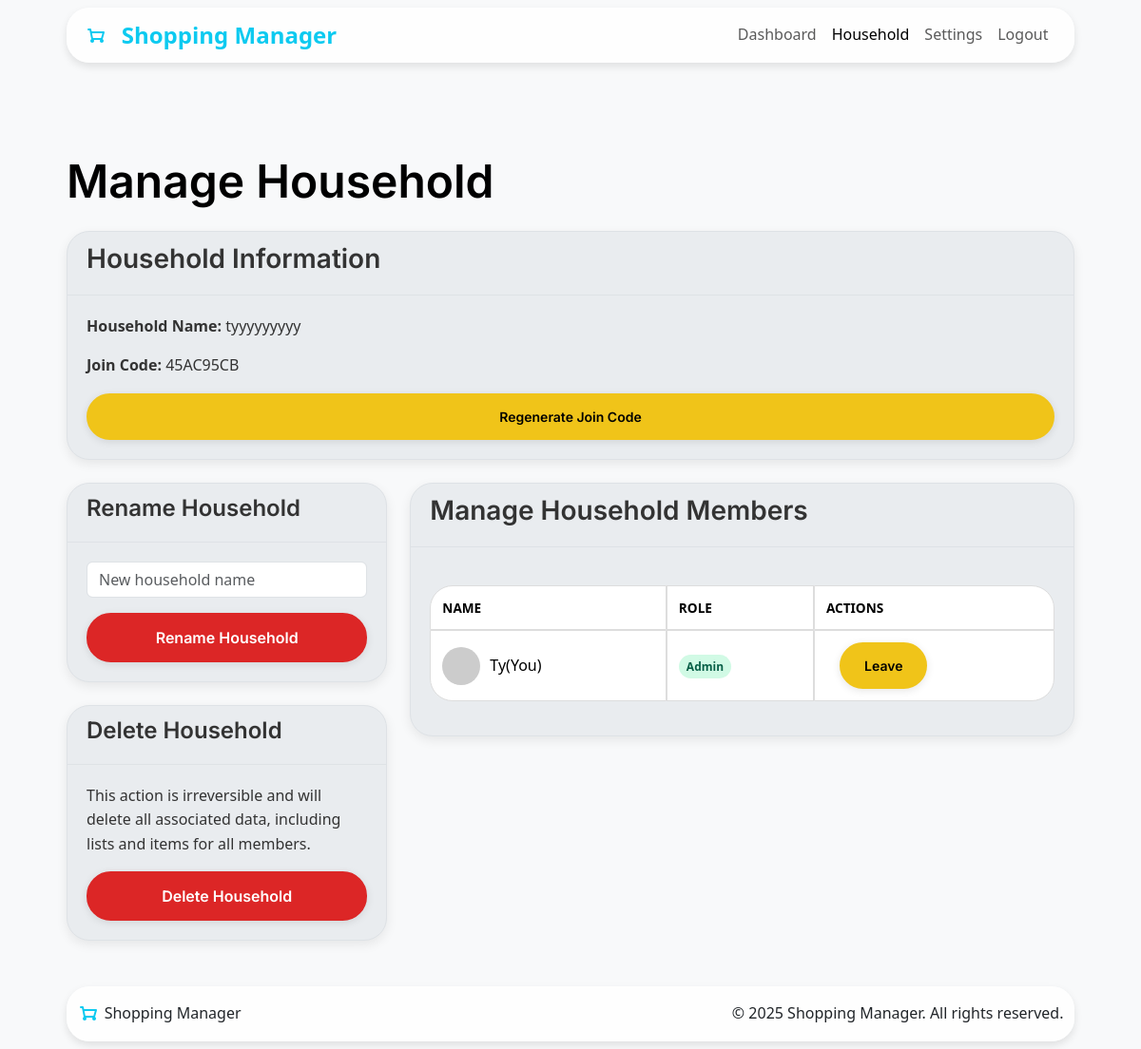
The page /household/view/1 (signed in) on the database its author committed.
### app/models.py (models this page shows, shortened)
class Household(db.Model):
    __tablename__ = 'households'
    id = db.Column(db.Integer, primary_key=True)
    join_code = db.Column(db.String(36), unique=True, nullable=False, default=lambda: secrets.token_hex(4).upper())
    name = db.Column(db.String(100), nullable=False)
    created_at = db.Column(
    db.DateTime(timezone=True),
    default=lambda: datetime.now(tz)
    )
    admin_id = db.Column(db.Integer, db.ForeignKey('users.id'), nullable=False)
    admin = db.relationship('User', back_populates='administered_household', foreign_keys=[admin_id])
    members = db.relationship('User', back_populates='household', lazy=True, foreign_keys='User.household_id')
    shopping_lists = db.relationship('ShoppingList', backref='household', lazy=True, cascade="all, delete-orphan")

class User(db.Model, UserMixin):
    __tablename__ = 'users'
    id = db.Column(db.Integer, primary_key=True)
    username = db.Column(db.String(80), unique=True, nullable=False)
    name = db.Column(db.String(80), nullable=False)
    password = db.Column(db.String(128), nullable=False)
    role = db.Column(db.String(20), default='member')  # member or admin
    avatar_url = db.Column(db.String(256), nullable=True)  # DiceBear URL or uploaded file path
    household_id = db.Column(db.Integer, db.ForeignKey('households.id'))
    household = db.relationship('Household', back_populates='members', foreign_keys=[household_id])
    administered_household = db.relationship('Household', back_populates='admin',
                                             foreign_keys='Household.admin_id', uselist=False)
    created_lists = db.relationship('ShoppingList', backref='creator', lazy=True)
    added_items = db.relationship('ListItem', backref='added_by', lazy=True)
    activities = db.relationship('ActivityLog', backref='user', lazy=True)

### app/household/routes.py (the view)
@household_bp.route('/view/<int:household_id>', methods=["GET"])
@login_required
def view(household_id):
    if not current_user.household_id:
        flash('You must be in a household.')
        return redirect(url_for('household_bp.setup'))
    household =HouseholdModel.query.get_or_404(household_id)
    if not current_user.household_id == household_id:
        flash('Access Denied')
        return jsonify({"success": False, "message": "You do not belong to this household."}), 403
    members = household.members
    if current_user.id == household.admin_id:
        return render_template('household/manage.html', members=members, household=household)
    else:
        return render_template('household/view.html', members=members, household=household)

### templates/household/manage.html (shortened to what this page needs)
{% extends "base.html" %}
{% block content %}
<div class="container mt-2">
    <div class="row">
        <div class="col-md-12">
            <h1 class="mb-4">Manage Household</h1>
            <div class="card sm-card">
                <div class="card-header">
                    <h3>Household Information</h3>
                </div>
                <div class="card-body">
                    <p><strong>Household Name:</strong> <span class="household-name">{{ household.name }}</span></p>
                    <p><strong>Join Code:</strong> <span id="householdJoinCode">{{ household.join_code }}</span></p>
                    <button id="regenerateJoinCodeBtn" class="btn btn-sm w-100 btn-warning" data-url="{{ url_for('household_bp.regenerate_code')}}">Regenerate Join Code</button>
                </div>
            </div>
        </div>
    </div>
    <div class="row">
        <div class="col-md-4">
            <div class="card sm-card">
                <div class="card-header">
                    <h4>Rename Household</h4>
                </div>
                <div class="card-body">
                    <form method="POST" action="{{ url_for('household_bp.rename', household_id=current_user.household_id) }}" class="mb-8" id="renameHouseholdForm" onsubmit="event.preventDefault(); renameHousehold();">
                        <input type="text"
                                name="household_name"
                                id="newHouseholdName"
                                class="form-input mb-3 form-control"
                                placeholder="New household name"
                                required>
                        <button type="submit"
                                id="newHouseholdNameBtn"
                                class="btn btn-danger w-100">
                                Rename Household
                        </button>
                    </form>
                </div>
            </div>
            <div class="card sm-card">
                <div class="card-header">
                    <h4 class="mb-2">Delete Household</h4>
                </div>
                <div class="card-body">
                    <p class="text-sm text-gray-600 mb-3">This action is irreversible and will delete all associated data, including lists and items for all members.</p>
                    <form method="POST" action="{{ url_for('household_bp.delete', household_id=current_user.household_id) }}">
                        <button type="button"
                                class="btn btn-danger w-100"
                                id="DeleteHouseholdBtn"
                                data-bs-toggle="modal"
                                data-bs-target="#confirmModal"
                                data-modal-title="Delete Household ?"
                                data-modal-body="Are you absolutely sure you want to delete this household? This will remove all members and all associated data. This action cannot be undone."
                                data-modal-confirm-text="Yes, Delete Permanently"
                                data-action-url="{{ url_for('household_bp.delete', household_id=current_user.household_id) }}"
                                data-redirect-url="{{ url_for('household_bp.setup') }}">
                                Delete Household
                        </button>
                    </form>
                </div>
            </div>
        </div>
        <div class="col-md-8">
            <div class="card sm-card">
                <div class="card-header">
                    <h3>Manage Household Members</h3>
                </div>
                <div class="card-body">
                    <div class="table-container">
                        <table class="table align-middle rounded-table" id="adminMembersTable">
                            <thead>
                                <tr>
                                    <th>Name</th>
                                    <th>Role</th>
                                    <th>Actions</th>
                                </tr>
                            </thead>
                            <tbody>
                                {% if members %}
                                {% for member in members %}
                                <tr>
                                    <td>
                                        <div class="user-details-in-table">
                                           <img src="{{ member.avatar_url }}"
                                                alt="{{ member.name }}'s avatar"
                                                class="avatar-in-table"
                                                onerror="this.onerror=null; this.src='https://api.dicebear.com/7.x/initials/svg?seed={{ member.name }}'">
                                            <span>{{ member.name or 'User Name' }}</span>
                                            {% if member.id == current_user.id%}
                                            <span class="text-xs text-gray-500">(You)</span>
                                            {% endif %}
                                        </div>
                                    </td>
                                    <td>
                                        <span class="role-badge {{ 'role-admin' if member.role == 'admin' else 'role-member' }}">
                                            {{ member.role | capitalize or 'Member' }}
                                        </span>
                                    </td>
                                    <td>
                                        {% if member.id == current_user.id%}
                                        <button type="button" class="btn btn-warning btn-sm text-center"
                                            data-bs-toggle="modal"
                                            data-bs-target="#confirmModal"
                                            data-modal-title="Leave Household ?"
                                            data-modal-body="Are you sure you want to leave this household? If you are the admin and other members exist, admin rights will be transferred."
                                            data-modal-confirm-text="Yes, Leave"
                                            data-action-url="{{ url_for('household_bp.leave') }}"
                                            data-redirect-url="{{ url_for('household_bp.setup') }}">
                                            Leave
                                        </button>
                                        {% endif %}
                                    </td>
                                </tr>
                                {% endfor %}
                                {% else %}
                                <tr>
                                    <td colspan="4" class="text-center text-sm text-gray-500">This household has no other members.</td>
                                </tr>
                                {% endif %}
                                </tbody>
                        </table>
                    </div>
                </div>
            </div>
        </div>
    </div>
</div>
{% endblock %}

### static/css/base.css (style rules this page uses)
* { margin: 0; padding: 0; box-sizing: border-box; font-family: 'Inter' sans-serif; }
body { line-height: 1.6; color: var(--dark); background-color: var(--background); font-weight: 400; }
.container { width: 100%; margin: 0 auto; padding: 0 20px; }
h1,h2,h3,h4,h5,h6,.h1,.h2,.h3,.h4,.h5,.h6 { font-family: 'Inter', sans-serif; font-weight: 600; }
h1 { font-size: 3rem; margin-bottom: 1.5rem; color: var(--dark); }

### static/css/variables.css (style rules this page uses)
:root { --primary: #0dcaf0; --primary-variant: #08a7c2; --secondary: #6c757d; --secondary-variant: #5a6268; --warning: #f0c419; --warning-variant: #d0a408; --success: #136e22; --success-variant: #0e4e16; --text-primary: #212529; --text-secondary: #6c757d; --text-light: #ffffff; --text-faint: #a1a1a1; --background: #ffffff; --background-variant: #f8f9fa; --surface: #ffffff; --surface-variant: #e9ecef; --border: #dee2e6; --border-light: #eff2f5; --shadow: 0 0.5rem 1rem rgba(0, 0, 0, 0.15); --shadow-sm: 0 0.125rem 0.25rem rgba(0, 0, 0, 0.075); --transition: all 0.2s ease-in-out; --rounded-md: 0.375rem; --rounded-lg: 0.5rem; --spacing-sm: 0.5rem; --spacing-md: 1rem; --spacing-lg: 2rem; }

### static/css/components.css (style rules this page uses)
.sm-card { border-radius: 1.5rem; border: 1px solid #e0e0e0; box-shadow: 0px 4px 12px rgba(0, 0, 0, 0.08); color: #333333; margin-bottom: 1.5rem; transition: box-shadow 0.3s ease-in-out, transform 0.3s ease-in-out; }
.sm-card .card-header { background-color: var(--your-card-header-bg-color, transparent); color: var(--your-card-header-text-color, var(--your-primary-color)); padding: 0.75rem 1.25rem; border-top-left-radius: calc(1.5rem - 1px); border-top-right-radius: calc(1.5rem - 1px); }
.sm-card .card-body { padding: 1.25rem; }
.btn { font-family: 'Inter', 'sans-serif'; font-weight: 600; border-radius: 1.6rem; transition: background-color 0.3s ease, border-color 0.3s ease, color 0.2s ease, box-shadow 0.2s ease; box-shadow: 0 2px 8px rgba(0, 0, 0, 0.1); display: inline-flex; align-items: center; justify-content: center; padding: 0.75rem 1.5rem; cursor: pointer; border: 2px solid transparent; position: relative; overflow: hidden; }
.btn::before { content: ""; position: absolute; top: 0; left: 0; width: 100%; height: 100%; background-color: currentColor; opacity: 0; transition: opacity 0.3s ease; z-index: -1; }
.btn-danger { background-color: #dc2626; border-color: #dc2626; color: var(--text-light); }
.btn-warning { background-color: var(--warning); border-color: var(--warning); color: #000000; }
.role-badge { padding: 3px 8px; border-radius: 999px; font-size: 0.75em; font-weight: 600; display: inline-block; }
.role-admin { background-color: #d1fae5; color: #065f46; }
.table-container { overflow-x: auto; }
table { width: 100%; border-collapse: collapse; margin-top: 20px; }
th, td { border: 1px solid #ddd; padding: 10px; text-align: left; vertical-align: middle; }
th { background-color: #f9f9f9; font-weight: 600; font-size: 0.85em; text-transform: uppercase; }
.avatar-in-table { width: 40px; height: 40px; border-radius: 50%; object-fit: cover; margin-right: 10px; }
.user-details-in-table { display: flex; align-items: center; }
.rounded-table { border-radius: 1.5rem; overflow: hidden; border-collapse: separate; border-spacing: 0; overflow-x: auto; }
.rounded-table thead tr:first-child th:first-child { border-top-left-radius: 1.5rem; }
.rounded-table thead tr:first-child th:last-child { border-top-right-radius: 1.5rem; }
.rounded-table tbody tr:last-child td:first-child { border-bottom-left-radius: 1.5rem; }
.rounded-table tbody tr:last-child td:last-child { border-bottom-right-radius: 1.5rem; }
.rounded-table th, .rounded-table td { padding: 0.75rem; }
.card { background-color: var(--bs-secondary-bg); border-color: var(--bs-border-color); }
.card-header { background-color: rgba(var(--bs-secondary-rgb), 0.5); border-bottom-color: var(--bs-border-color); }

### rows shown on the page
Household: name "tyyyyyyyyy", join_code "45AC95CB"
User: name "Ty", shows "(You)", role "Admin"
